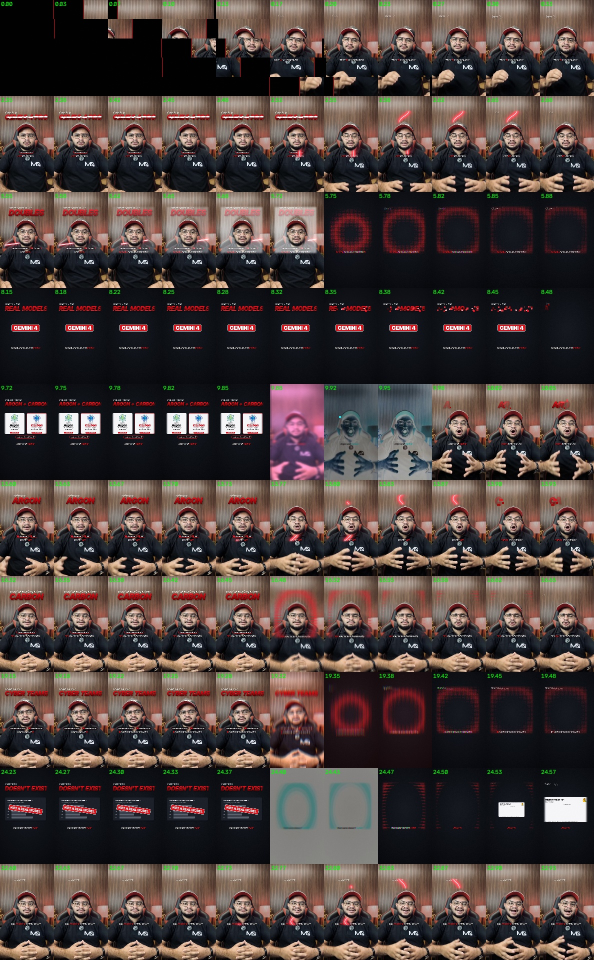
#> input picture examples/day24_gemini4/join_sheet.jpg, 1188 x 1920 px, given in place of chair_mask.png, which was not available (shown at 1/2 size)
$ python export_matte.py
#> lines starting #> are read from the running program, lines starting #| are printed output that depends on the picture; after the words box and inside, x2 and y2 are one past the last pixel; in counts of white or black regions, pixels touching at a corner belong together
### engine/subject.py
import cv2, numpy as np
import os as _os; CHAIR=cv2.imread(_os.path.join(_os.environ.get('REEL_REEL_DIR') or _os.environ.get('REEL_WORK','/home/claude/work'),'chair_mask.png'),0).astype(np.float32)/255
#> after `CHAIR = cv2.imread(_os.path.join(_os.environ.get('REEL_REEL_DIR') or _`:
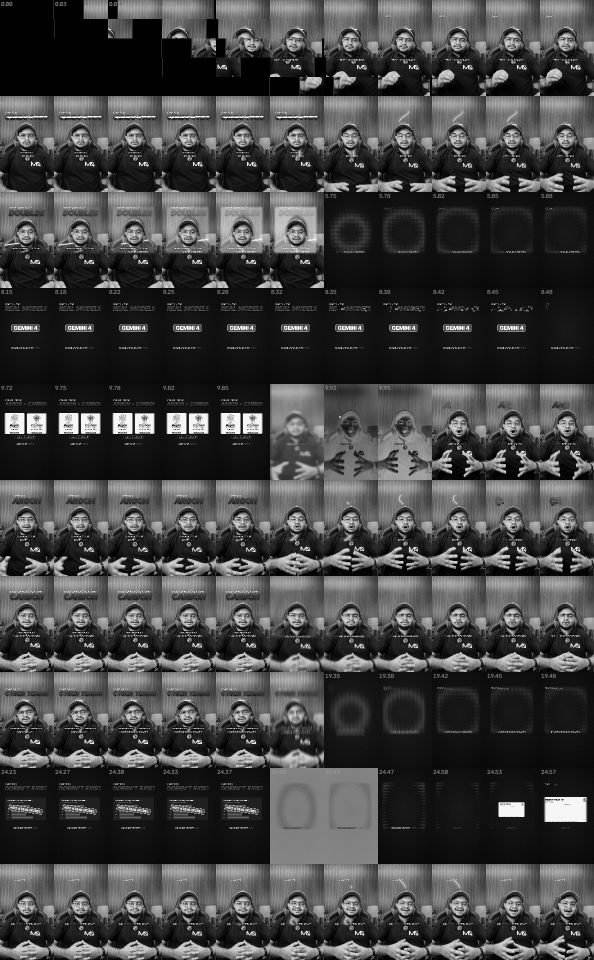
#> CHAIR: shape (1920, 1188) float32 (shown at 1/2 size); min 0, max 1, mean 0.265
CHAIR_D=cv2.dilate((CHAIR>0.5).astype(np.uint8),np.ones((5,5),np.uint8)).astype(np.float32)
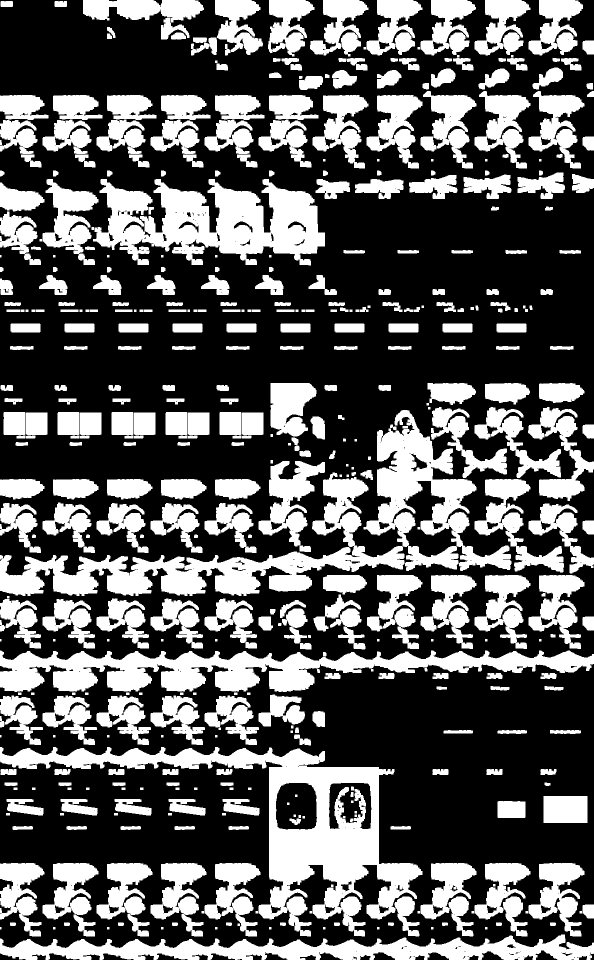
#> CHAIR_D: shape (1920, 1188) float32 (shown at 1/2 size); values 0 (black) and 1 (white), 36% white; 476 white regions (4 under 20 px), largest, box (x1, y1, x2, y2) and area: (0, 820, 1023, 1192) 80203, (0, 1494, 845, 1873) 72113, (0, 1301, 1188, 1384) 50322
EXCL=np.ones((1920,1080),np.float32); cv2.fillPoly(EXCL,[np.array([(0,640),(165,640),(165,860),(120,995),(0,995)],np.int32)],0); EXCL=cv2.GaussianBlur(EXCL,(0,0),3)
#> after `cv2.fillPoly(EXCL, [np.array([(0, 640), (165, 640), (165, 860), (120, `:
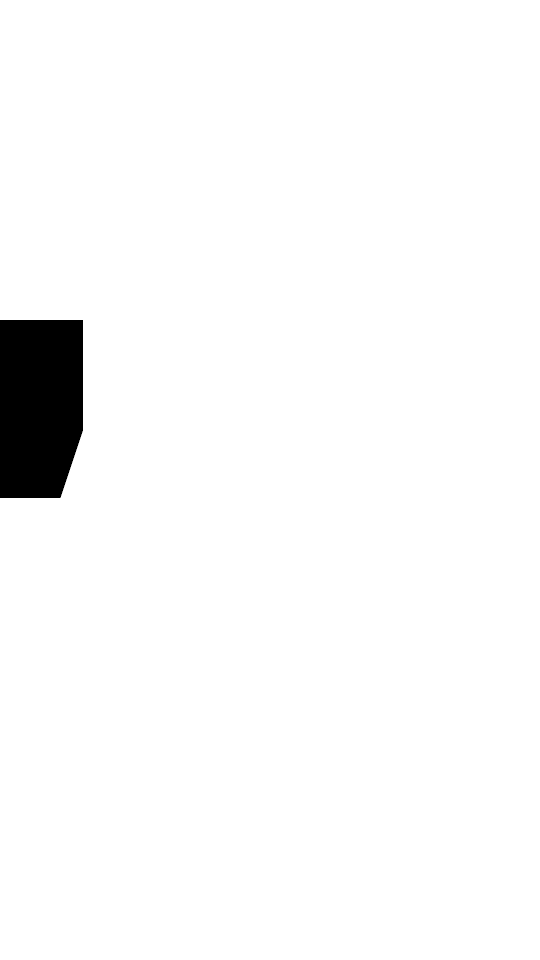
#> EXCL: shape (1920, 1080) float32 (shown at 1/2 size); values 0 (black) and 1 (white), 97.3% white; 1 black region, box (x1, y1, x2, y2) and area: (0, 640, 166, 996) 56036
K45=cv2.getStructuringElement(cv2.MORPH_ELLIPSE,(45,45)); K35=cv2.getStructuringElement(cv2.MORPH_ELLIPSE,(35,35))
# [20 lines left out: functions wood_mask, combined_alpha, not called in this run]

### engine/export_matte.py
# luma track matte (white = Rakshith + chair) on the reel timeline, after the cap repair, positioned as in the reel (DY=230)
import os, sys, cv2, numpy as np, subprocess
sys.path.insert(0, os.path.join(os.environ.get('REEL_REEL_DIR', '/home/claude/d4'), 'scripts')); sys.path.insert(1, os.path.dirname(os.path.abspath(__file__))); from subject import combined_alpha
v=cv2.VideoCapture('aroll_patched30.mp4'); a=cv2.VideoCapture('alpha_r50.mkv')
#> (the run stopped early here; a loop or call above may not have finished)
